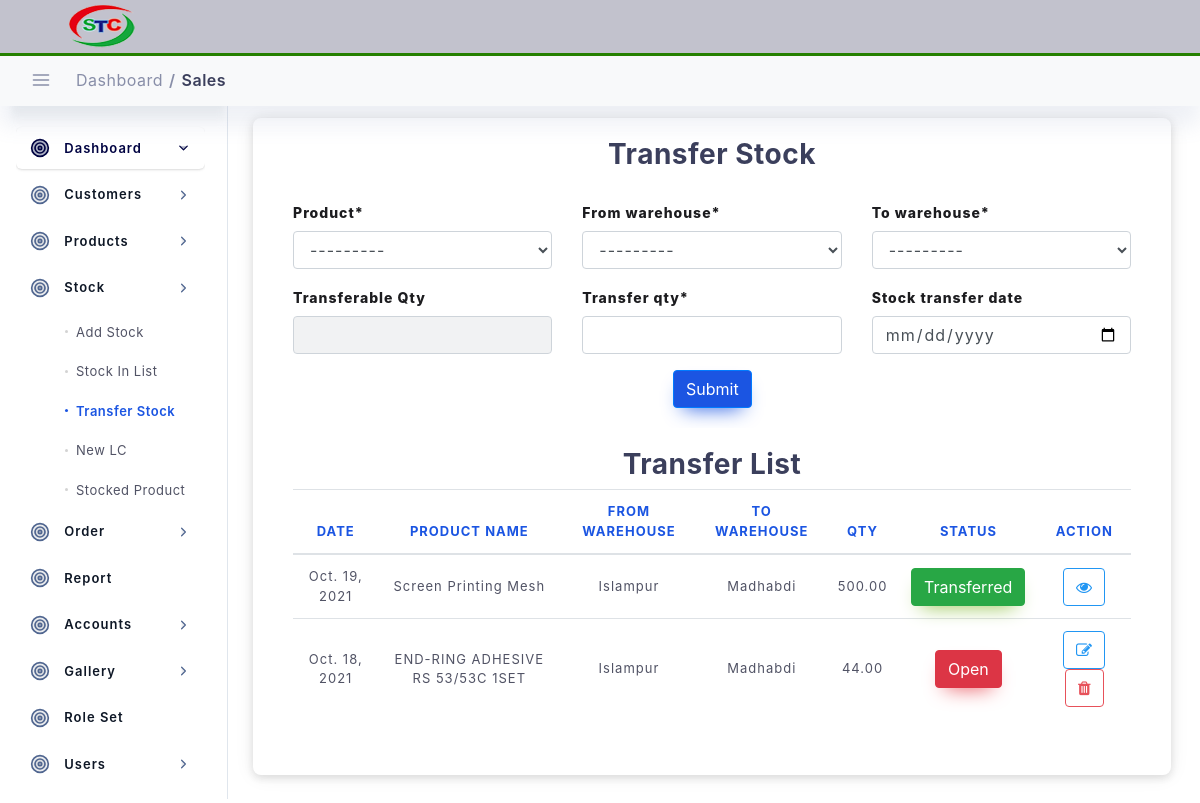
/stock/transfer-stock (signed in), run on the app's committed database.
### stock/models.py (models this page shows, shortened)
class StockTransfer(models.Model):
    stock_transfer_no = models.CharField(max_length=100, primary_key=True, default=stock_transfer_no)
    created_at = models.DateTimeField(blank=True, null=True, auto_now_add=True)
    updated_at = models.DateTimeField(blank=True, null=True, auto_now=True)
    stock_transfer_date = models.DateField(blank=True, null=True)
    from_warehouse = models.ForeignKey(Warehouse, on_delete=models.DO_NOTHING, related_name='warehouse_from_warehouse')
    to_warehouse = models.ForeignKey(Warehouse, on_delete=models.DO_NOTHING, related_name='warehouse_to_warehouse')
    transfer_qty = models.DecimalField(max_digits=20, decimal_places=2)
    product = models.ForeignKey(Products, on_delete=models.DO_NOTHING, )
    status = models.CharField(max_length=100, blank=True, null=True)
    author = models.ForeignKey(User, on_delete=models.DO_NOTHING, )
    is_active = models.BooleanField(default=True)

### setup_data/models.py (models this page shows)
class Products(models.Model):
    created_at = models.DateTimeField(blank=True, null=True, auto_now_add=True)
    updated_at = models.DateTimeField(blank=True, null=True, auto_now=True)
    product_name = models.CharField(max_length=100, )
    packing = models.CharField(max_length=20, blank=True, null=True)
    price = models.DecimalField(max_digits=20, decimal_places=2)
    author = models.ForeignKey(User, on_delete=models.DO_NOTHING, )
    category = models.ForeignKey(Category, on_delete=models.DO_NOTHING, )
    origin = models.ForeignKey(Origin, on_delete=models.DO_NOTHING, )
    is_active = models.BooleanField(default=True)
    def __str__(self):
        return self.product_name

class Warehouse(models.Model):
    created_at = models.DateTimeField(blank=True, null=True, auto_now_add=True)
    updated_at = models.DateTimeField(blank=True, null=True, auto_now=True)
    warehouse_name = models.CharField(max_length=100)
    author = models.ForeignKey(User, on_delete=models.DO_NOTHING, )
    is_active = models.BooleanField(default=True)
    def __str__(self):
        return self.warehouse_name

### stock/views.py (the view, shortened to what this page needs)
# urls.py: path('transfer-stock', views.transfer_stock, name="transfer-stock"),
@login_required
def transfer_stock(request):
    transfer_stock_list = StockTransfer.objects.all().order_by('-stock_transfer_date', '-updated_at')
    template_name = 'stock/transfer_stock.html'
    if request.method == 'GET':
        stock_transfer_form = StockTransferFrom(request.GET or None)
    return render(request, template_name, {
        'stock_transfer_form': stock_transfer_form,
        'title': 'Transfer Stock',
        'nav_bar': 'transfer_stock',
        'transfer_stocks': transfer_stock_list,
    })

### stock/forms.py
class StockTransferFrom(forms.ModelForm):
    class Meta:
        model = StockTransfer
        fields = (
            'stock_transfer_date', 'from_warehouse', 'to_warehouse', 'transfer_qty', 'product',)
        widgets = {
            'product': forms.Select(attrs={'required': True, 'class': 'form-control', 'value': '',
                                           'id': 'id_transferable_qty'}),
            'from_warehouse': forms.Select(
                attrs={'required': True, 'class': 'form-control', 'value': '', 'id': 'id_from_warehouse'}),
            'to_warehouse': forms.Select(attrs={'required': True, 'class': 'form-control', }),
            'transfer_qty': forms.NumberInput(attrs={'class': 'form-control'}),
            'stock_transfer_date': forms.DateTimeInput(format='%Y-%m-%d %H:%M:%S',
                                                       attrs={'required': True, 'class': 'form-control',
                                                              'type': 'date'}),
        }

### stock/models.py (called while the page is built)
def stock_transfer_no():
    today = datetime.date.today()
    today_string = today.strftime('%Y%m')
    next_invoice_number = '00001'
    last_invoice = StockTransfer.objects.filter(stock_transfer_no__startswith=today_string).order_by(
        'stock_transfer_no').last()
    if last_invoice:
        last_invoice_number = int(last_invoice.stock_transfer_no[6:])
        next_invoice_number = '{0:05d}'.format(last_invoice_number + 1)
    return today_string + next_invoice_number

### templates/stock/transfer_stock.html (shortened to what this page needs)
{% extends "main/base.html" %}
{% load static %}
{% load crispy_forms_tags %}
{% block content %}
<div class="col-lg-12 p-4">
    <div class="row">
        <div class="col-lg-12 col-12 layout-spacing">
            <div class="statbox widget box box-shadow">
                <div class="widget-header">
                    <div class="row">
                        <div class="col-xl-12 col-md-12 col-sm-12 col-12">
                            <center>
                                <h3><strong>{{title}}</strong></h3>
                            </center>
                        </div>
                    </div>
                </div>
                <div class="widget-content widget-content-area">
                    <form method="post">
                        <div class="row">
                            <div class="col">
                                <div class="form-group">
                                    {{stock_transfer_form.product|as_crispy_field }}
                                </div>
                            </div>
                            <div class="col">
                                <div class="form-group">
                                    {{ stock_transfer_form.from_warehouse|as_crispy_field }}
                                </div>
                            </div>
                            <div class="col">
                                <div class="form-group">
                                    {{ stock_transfer_form.to_warehouse|as_crispy_field }}
                                </div>
                            </div>
                        </div>
                        <div class="row">
                            <div class="col">
                                <div class="form-group">
                                    <label for="exampleFormControlInput1">Transferable Qty </span></label>
                                    <input class="form-control" type="number" id="id_transferable_stock_qty" readonly>
                                </div>
                            </div>
                            <div class="col">
                                <div class="form-group">
                                    {{ stock_transfer_form.transfer_qty|as_crispy_field }}
                                </div>
                            </div>
                            <div class="col">
                                <div class="form-group">
                                    {{ stock_transfer_form.stock_transfer_date|as_crispy_field }}
                                </div>
                            </div>
                        </div>
                        <div class="col-12 text-center">
                            <button class="btn btn-primary" type="submit">Submit
                            </button>
                        </div>
                    </form>
                </div>
                <div class="widget-content widget-content-area">
                    <div class="widget-header">
                        <div class="row">
                            <div class="col-xl-12 col-md-12 col-sm-12 col-12">
                                <center>
                                    <h3><strong>Transfer List</strong></h3>
                                </center>
                            </div>
                        </div>
                    </div>
                    <div class="scrollme">
                        <table id="dataTable" class="table table-hover">
                            <thead>
                            <tr>
                                <th style="text-align:center">Date</th>
                                <th style="text-align:center">Product Name</th>
                                <th style="text-align:center">From Warehouse</th>
                                <th style="text-align:center">To Warehouse</th>
                                <th style="text-align:center">Qty</th>
                                <th style="text-align:center">Status</th>
                                <th style="text-align:center">Action</th>
                            </tr>
                            </thead>
                            <tbody>
                            {% for item in transfer_stocks %}
                            <tr>
                                <td style="text-align:center">{{ item.stock_transfer_date }}</td>
                                <td style="text-align:center">{{item.product}}</td>
                                <td style="text-align:center">{{item.from_warehouse}}</td>
                                <td style="text-align:center">{{item.to_warehouse}}</td>
                                <td style="text-align:center">{{item.transfer_qty}}</td>
                                <td style="text-align:center">
                                    {% if item.status == "Open" %}
                                    <button type="button" class="modal-popup btn btn-danger"
                                            data-qty={{item.transfer_qty}}
                                            data-toggle="modal" data-target="#postmodal{{item.stock_transfer_no}}">
                                        {{item.status}}
                                    </button>
                                    {% else %}
                                    <a>
                                        <button class="btn btn-success">{{item.status}}</button>
                                    </a>
                                    {% endif %}
                                </td>
                                <td style="text-align:center">
                                    {% if item.status == "Open" %}
                                    <a href="#">
                                        <button class="btn btn-outline-info"><i class="fa fa-edit"></i></button>
                                    </a>
                                    <button class="modal-popup-delete btn btn-outline-danger" data-toggle="modal"
                                            data-qty={{item.transfer_qty}}
                                            data-target="#postmodal2{{item.stock_transfer_no}}">
                                        <i class="fa fa-trash"></i></button>
                                    {% else %}
                                    <button class="btn btn-outline-info"><i class="fa fa-eye"></i></button>
                                    {% endif %}
                                </td>
                            </tr>
                            {% endfor %}
                            </tbody>
                        </table>
                    </div>
                </div>
            </div>
        </div>
    </div>
</div>
{% endblock content %}

### static/assets/css/dashboard/dash_1.css (style rules this page uses)
.layout-spacing { padding-bottom: 25px; }
.widget { position: relative; padding: 20px; border-radius: 8px; border: none; background: #fff; -webkit-box-shadow: 0 4px 6px 0 rgba(85, 85, 85, 0.08), 0 1px 20px 0 rgba(0, 0, 0, 0.07), 0px 1px 11px 0px rgba(0, 0, 0, 0.07); -moz-box-shadow: 0 4px 6px 0 rgba(85, 85, 85, 0.08), 0 1px 20px 0 rgba(0, 0, 0, 0.07), 0px 1px 11px 0px rgba(0, 0, 0, 0.07); box-shadow: 0 4px 6px 0 rgba(85, 85, 85, 0.08), 0 1px 20px 0 rgba(0, 0, 0, 0.07), 0px 1px 11px 0px rgba(0, 0, 0, 0.07); }

### static/assets/css/main.css (style rules this page uses)
html { min-height: 100% }
body { color: #888ea8; height: 100%; font-size: 0.875rem; background: #f1f2f3; overflow-x: hidden; overflow-y: auto; letter-spacing: 0.0312rem; font-family: 'Nunito', sans-serif; }
h1, h2, h3, h4, h5, h6 { color: #3b3f5c; }
strong { font-weight: 600; }
a { color: #515365; outline: none; }
.form-group label, label { font-size: 14px; color: #1c1c1f; letter-spacing: 1px; font-weight: 800; }
.form-control { height: auto; border: 1px solid #bfc9d4; color: #3b3f5c; font-size: 15px; padding: 8px 10px; letter-spacing: 1px; height: calc(1.4em + 1.4rem + 2px); padding: .75rem 1.25rem; border-radius: 6px; }
.btn { padding: 0.4375rem 1.25rem; text-shadow: none; font-size: 14px; color: #3b3f5c; font-weight: normal; white-space: normal; word-wrap: break-word; transition: .2s ease-out; touch-action: manipulation; cursor: pointer; background-color: #f1f2f3; box-shadow: 0px 5px 20px 0 rgba(0, 0, 0, 0.1); will-change: opacity, transform; transition: all 0.3s ease-out; -webkit-transition: all 0.3s ease-out; }
.btn-primary { color: #fff !important; background-color: #1b55e2!important; border-color: #1b55e2; box-shadow: 0 10px 20px -10px #1b55e2; }
.btn-danger { color: #fff !important; background-color: #e7515a; border-color: #e7515a; box-shadow: 0 10px 20px -10px #e7515a; }
.btn-success { color: #fff !important; background-color: #8dbf42; border-color: #8dbf42; box-shadow: 0 10px 20px -10px #8dbf42; }
.btn-outline-info { border: 1px solid #2196f3 !important; color: #2196f3 !important; background-color: transparent; box-shadow: none; }
.btn-outline-danger { border: 1px solid #e7515a !important; color: #e7515a !important; background-color: transparent; box-shadow: none; }
input[disabled], select[disabled], textarea[disabled], input[readonly], select[readonly], textarea[readonly] { cursor: not-allowed; background-color: #f1f2f3!important; color: #acb0c3 }
.controls { position: relative }
.table > tbody > tr > td { vertical-align: middle; color: #515365; font-size: 13px; letter-spacing: 1px; }
.table > thead > tr > th { color: #1b55e2; font-weight: 700; font-size: 13px; letter-spacing: 1px; text-transform: uppercase; }
.table thead th { vertical-align: bottom; border-bottom: none; }
.statbox .widget-content:before, .statbox .widget-content:after { display: table; content: ""; line-height: 0; clear: both }

### static/assets/css/structure.css (style rules this page uses)
html { min-height: 100% }
body { color: #888ea8; height: 100%; font-size: 0.875rem; background: ##f1f2f3; overflow-x: hidden; overflow-y: auto; letter-spacing: 0.0312rem; font-family: 'Nunito', sans-serif; }
h1, h2, h3, h4, h5, h6 { color: #3b3f5c; }
strong { font-weight: 600; }
.widget { padding: 0; margin-top: 0; margin-bottom: 0; border-radius: 6px; -webkit-box-shadow: 0 4px 6px 0 rgba(85, 85, 85, 0.08), 0 1px 20px 0 rgba(0, 0, 0, 0.07), 0px 1px 11px 0px rgba(0, 0, 0, 0.07); -moz-box-shadow: 0 4px 6px 0 rgba(85, 85, 85, 0.08), 0 1px 20px 0 rgba(0, 0, 0, 0.07), 0px 1px 11px 0px rgba(0, 0, 0, 0.07); box-shadow: 0 4px 6px 0 rgba(85, 85, 85, 0.08), 0 1px 20px 0 rgba(0, 0, 0, 0.07), 0px 1px 11px 0px rgba(0, 0, 0, 0.07); }
.layout-spacing { padding-bottom: 40px; }
.widget.box .widget-header { background: #fff; padding: 0px 8px 0px; border-top-right-radius: 6px; border-top-left-radius: 6px; }
.widget .widget-header { border-bottom: 0px solid #f1f2f3; }
.widget .widget-header:before, .widget .widget-header:after { display: table; content: ""; line-height: 0 }
.widget .widget-header:after { clear: both }
.widget-content-area { padding: 20px; position: relative; background-color: #fff; border-bottom-left-radius: 6px; border-bottom-right-radius: 6px; }

### data on the page
StockTransfer: stock_transfer_date "Oct. 19, 2021", product "Screen Printing Mesh", from_warehouse "Islampur", to_warehouse "Madhabdi", transfer_qty "500.00", status "Transferred"
StockTransfer: stock_transfer_date "Oct. 18, 2021", product "END-RING ADHESIVE RS 53/53C 1SET", from_warehouse "Islampur", to_warehouse "Madhabdi", transfer_qty "44.00", status "Open"

### other printed values
{{ title }} "Transfer Stock"
